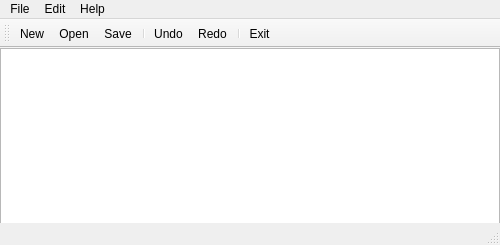
<?xml version="1.0" encoding="UTF-8"?>
<ui version="4.0">
 <class>MainWindow</class>
 <widget class="QMainWindow" name="MainWindow">
  <property name="geometry">
   <rect>
    <x>0</x>
    <y>0</y>
    <width>500</width>
    <height>245</height>
   </rect>
  </property>
  <property name="sizeIncrement">
   <size>
    <width>0</width>
    <height>0</height>
   </size>
  </property>
  <property name="windowTitle">
   <string>Notepad</string>
  </property>
  <widget class="QWidget" name="centralwidget">
   <widget class="QTextEdit" name="textEdit">
    <property name="geometry">
     <rect>
      <x>0</x>
      <y>0</y>
      <width>500</width>
      <height>200</height>
     </rect>
    </property>
    <property name="sizePolicy">
     <sizepolicy hsizetype="Expanding" vsizetype="Expanding">
      <horstretch>0</horstretch>
      <verstretch>0</verstretch>
     </sizepolicy>
    </property>
    <property name="sizeIncrement">
     <size>
      <width>0</width>
      <height>0</height>
     </size>
    </property>
    <property name="sizeAdjustPolicy">
     <enum>QAbstractScrollArea::AdjustToContents</enum>
    </property>
    <property name="lineWrapMode">
     <enum>QTextEdit::NoWrap</enum>
    </property>
   </widget>
  </widget>
  <widget class="QMenuBar" name="menubar">
   <property name="geometry">
    <rect>
     <x>0</x>
     <y>0</y>
     <width>500</width>
     <height>21</height>
    </rect>
   </property>
   <widget class="QMenu" name="menuFile">
    <property name="title">
     <string>File</string>
    </property>
    <addaction name="actionNew"/>
    <addaction name="actionOpen"/>
    <addaction name="separator"/>
    <addaction name="actionSave"/>
    <addaction name="actionSave_As"/>
    <addaction name="separator"/>
    <addaction name="actionExit"/>
   </widget>
   <widget class="QMenu" name="menuEdit">
    <property name="title">
     <string>Edit</string>
    </property>
    <addaction name="actionUndo"/>
    <addaction name="actionRedo"/>
    <addaction name="separator"/>
    <addaction name="actionCut"/>
    <addaction name="actionCopy"/>
    <addaction name="actionPaste"/>
    <addaction name="actionDelete"/>
    <addaction name="actionSelect_All"/>
   </widget>
   <widget class="QMenu" name="menuHelp">
    <property name="title">
     <string>Help</string>
    </property>
   </widget>
   <addaction name="menuFile"/>
   <addaction name="menuEdit"/>
   <addaction name="menuHelp"/>
  </widget>
  <widget class="QStatusBar" name="statusbar"/>
  <widget class="QToolBar" name="toolBar">
   <property name="windowTitle">
    <string>toolBar</string>
   </property>
   <attribute name="toolBarArea">
    <enum>TopToolBarArea</enum>
   </attribute>
   <attribute name="toolBarBreak">
    <bool>true</bool>
   </attribute>
   <addaction name="actionNew"/>
   <addaction name="actionOpen"/>
   <addaction name="actionSave"/>
   <addaction name="separator"/>
   <addaction name="actionUndo"/>
   <addaction name="actionRedo"/>
   <addaction name="separator"/>
   <addaction name="actionExit"/>
  </widget>
  <action name="actionNew">
   <property name="text">
    <string>New</string>
   </property>
   <property name="shortcut">
    <string>Ctrl+N</string>
   </property>
  </action>
  <action name="actionOpen">
   <property name="text">
    <string>Open</string>
   </property>
   <property name="shortcut">
    <string>Ctrl+O</string>
   </property>
  </action>
  <action name="actionSave">
   <property name="text">
    <string>Save</string>
   </property>
   <property name="shortcut">
    <string>Ctrl+S</string>
   </property>
  </action>
  <action name="actionSave_As">
   <property name="text">
    <string>Save As...</string>
   </property>
   <property name="shortcut">
    <string>Ctrl+Alt+S</string>
   </property>
  </action>
  <action name="actionExit">
   <property name="text">
    <string>Exit</string>
   </property>
  </action>
  <action name="actionUndo">
   <property name="text">
    <string>Undo</string>
   </property>
   <property name="shortcut">
    <string>Ctrl+Z, Alt+Backspace</string>
   </property>
  </action>
  <action name="actionRedo">
   <property name="text">
    <string>Redo</string>
   </property>
   <property name="shortcut">
    <string>Ctrl+Y, Ctrl+Shift+Z</string>
   </property>
  </action>
  <action name="actionCut">
   <property name="text">
    <string>Cut</string>
   </property>
   <property name="shortcut">
    <string>Ctrl+X, Shift+Del</string>
   </property>
  </action>
  <action name="actionCopy">
   <property name="text">
    <string>Copy</string>
   </property>
   <property name="shortcut">
    <string>Ctrl+C, Ctrl+Ins</string>
   </property>
  </action>
  <action name="actionPaste">
   <property name="text">
    <string>Paste</string>
   </property>
   <property name="shortcut">
    <string>Ctrl+V, Shift+Ins</string>
   </property>
  </action>
  <action name="actionDelete">
   <property name="text">
    <string>Delete</string>
   </property>
   <property name="shortcut">
    <string>Del</string>
   </property>
  </action>
  <action name="actionSelect_All">
   <property name="text">
    <string>Select All</string>
   </property>
   <property name="shortcut">
    <string>Ctrl+A</string>
   </property>
  </action>
 </widget>
 <resources/>
 <connections/>
</ui>
